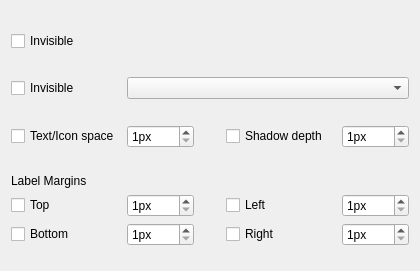
             <widget class="QWidget" name="page_4">
              <layout class="QGridLayout" name="gridLayout_21">
               <item row="0" column="0">
                <spacer name="verticalSpacer_18">
                 <property name="orientation">
                  <enum>Qt::Vertical</enum>
                 </property>
                 <property name="sizeType">
                  <enum>QSizePolicy::Fixed</enum>
                 </property>
                 <property name="sizeHint" stdset="0">
                  <size>
                   <width>20</width>
                   <height>20</height>
                  </size>
                 </property>
                </spacer>
               </item>
               <item row="1" column="0">
                <layout class="QGridLayout" name="gridLayout_20">
                 <item row="8" column="0">
                  <widget class="QCheckBox" name="checkBox_26">
                   <property name="minimumSize">
                    <size>
                     <width>110</width>
                     <height>0</height>
                    </size>
                   </property>
                   <property name="text">
                    <string>Bottom</string>
                   </property>
                  </widget>
                 </item>
                 <item row="4" column="0">
                  <widget class="QCheckBox" name="checkBox_30">
                   <property name="minimumSize">
                    <size>
                     <width>110</width>
                     <height>0</height>
                    </size>
                   </property>
                   <property name="text">
                    <string>Text/Icon space</string>
                   </property>
                  </widget>
                 </item>
                 <item row="2" column="1" colspan="4">
                  <widget class="QComboBox" name="comboBox_6"/>
                 </item>
                 <item row="5" column="0" colspan="5">
                  <spacer name="verticalSpacer_20">
                   <property name="orientation">
                    <enum>Qt::Vertical</enum>
                   </property>
                   <property name="sizeType">
                    <enum>QSizePolicy::Fixed</enum>
                   </property>
                   <property name="sizeHint" stdset="0">
                    <size>
                     <width>20</width>
                     <height>20</height>
                    </size>
                   </property>
                  </spacer>
                 </item>
                 <item row="4" column="1">
                  <widget class="QSpinBox" name="spinBox_22">
                   <property name="suffix">
                    <string>px</string>
                   </property>
                   <property name="minimum">
                    <number>1</number>
                   </property>
                   <property name="maximum">
                    <number>9999</number>
                   </property>
                  </widget>
                 </item>
                 <item row="7" column="4">
                  <widget class="QSpinBox" name="spinBox_19">
                   <property name="suffix">
                    <string>px</string>
                   </property>
                   <property name="minimum">
                    <number>1</number>
                   </property>
                   <property name="maximum">
                    <number>9999</number>
                   </property>
                  </widget>
                 </item>
                 <item row="0" column="0">
                  <widget class="QCheckBox" name="checkBox_29">
                   <property name="minimumSize">
                    <size>
                     <width>110</width>
                     <height>0</height>
                    </size>
                   </property>
                   <property name="text">
                    <string>Invisible</string>
                   </property>
                  </widget>
                 </item>
                 <item row="1" column="2">
                  <spacer name="verticalSpacer_22">
                   <property name="orientation">
                    <enum>Qt::Vertical</enum>
                   </property>
                   <property name="sizeType">
                    <enum>QSizePolicy::Fixed</enum>
                   </property>
                   <property name="sizeHint" stdset="0">
                    <size>
                     <width>20</width>
                     <height>20</height>
                    </size>
                   </property>
                  </spacer>
                 </item>
                 <item row="8" column="4">
                  <widget class="QSpinBox" name="spinBox_21">
                   <property name="suffix">
                    <string>px</string>
                   </property>
                   <property name="minimum">
                    <number>1</number>
                   </property>
                   <property name="maximum">
                    <number>9999</number>
                   </property>
                  </widget>
                 </item>
                 <item row="7" column="1">
                  <widget class="QSpinBox" name="spinBox_18">
                   <property name="suffix">
                    <string>px</string>
                   </property>
                   <property name="minimum">
                    <number>1</number>
                   </property>
                   <property name="maximum">
                    <number>9999</number>
                   </property>
                  </widget>
                 </item>
                 <item row="7" column="2" rowspan="2">
                  <spacer name="horizontalSpacer_6">
                   <property name="orientation">
                    <enum>Qt::Horizontal</enum>
                   </property>
                   <property name="sizeType">
                    <enum>QSizePolicy::Fixed</enum>
                   </property>
                   <property name="sizeHint" stdset="0">
                    <size>
                     <width>20</width>
                     <height>20</height>
                    </size>
                   </property>
                  </spacer>
                 </item>
                 <item row="7" column="0">
                  <widget class="QCheckBox" name="checkBox_28">
                   <property name="minimumSize">
                    <size>
                     <width>110</width>
                     <height>0</height>
                    </size>
                   </property>
                   <property name="text">
                    <string>Top</string>
                   </property>
                  </widget>
                 </item>
                 <item row="3" column="0" colspan="5">
                  <spacer name="verticalSpacer_21">
                   <property name="orientation">
                    <enum>Qt::Vertical</enum>
                   </property>
                   <property name="sizeType">
                    <enum>QSizePolicy::Fixed</enum>
                   </property>
                   <property name="sizeHint" stdset="0">
                    <size>
                     <width>20</width>
                     <height>20</height>
                    </size>
                   </property>
                  </spacer>
                 </item>
                 <item row="2" column="0">
                  <widget class="QCheckBox" name="checkBox_24">
                   <property name="minimumSize">
                    <size>
                     <width>110</width>
                     <height>0</height>
                    </size>
                   </property>
                   <property name="text">
                    <string>Invisible</string>
                   </property>
                  </widget>
                 </item>
                 <item row="7" column="3">
                  <widget class="QCheckBox" name="checkBox_25">
                   <property name="minimumSize">
                    <size>
                     <width>110</width>
                     <height>0</height>
                    </size>
                   </property>
                   <property name="text">
                    <string>Left</string>
                   </property>
                  </widget>
                 </item>
                 <item row="8" column="1">
                  <widget class="QSpinBox" name="spinBox_20">
                   <property name="suffix">
                    <string>px</string>
                   </property>
                   <property name="minimum">
                    <number>1</number>
                   </property>
                   <property name="maximum">
                    <number>9999</number>
                   </property>
                  </widget>
                 </item>
                 <item row="8" column="3">
                  <widget class="QCheckBox" name="checkBox_27">
                   <property name="minimumSize">
                    <size>
                     <width>110</width>
                     <height>0</height>
                    </size>
                   </property>
                   <property name="text">
                    <string>Right</string>
                   </property>
                  </widget>
                 </item>
                 <item row="6" column="0">
                  <widget class="QLabel" name="label_11">
                   <property name="text">
                    <string>Label Margins</string>
                   </property>
                  </widget>
                 </item>
                 <item row="4" column="3">
                  <widget class="QCheckBox" name="checkBox_31">
                   <property name="minimumSize">
                    <size>
                     <width>110</width>
                     <height>0</height>
                    </size>
                   </property>
                   <property name="text">
                    <string>Shadow depth</string>
                   </property>
                  </widget>
                 </item>
                 <item row="4" column="4">
                  <widget class="QSpinBox" name="spinBox_23">
                   <property name="suffix">
                    <string>px</string>
                   </property>
                   <property name="minimum">
                    <number>1</number>
                   </property>
                   <property name="maximum">
                    <number>9999</number>
                   </property>
                  </widget>
                 </item>
                </layout>
               </item>
               <item row="2" column="0">
                <spacer name="verticalSpacer_19">
                 <property name="orientation">
                  <enum>Qt::Vertical</enum>
                 </property>
                 <property name="sizeHint" stdset="0">
                  <size>
                   <width>20</width>
                   <height>14</height>
                  </size>
                 </property>
                </spacer>
               </item>
              </layout>
             </widget>
